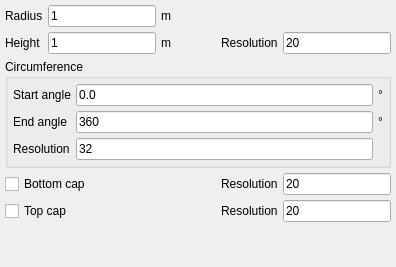
         <widget class="QWidget" name="cylinder_procedural">
          <layout class="QGridLayout" name="gridLayout_36">
           <property name="leftMargin">
            <number>5</number>
           </property>
           <property name="topMargin">
            <number>5</number>
           </property>
           <property name="rightMargin">
            <number>5</number>
           </property>
           <property name="bottomMargin">
            <number>5</number>
           </property>
           <property name="spacing">
            <number>5</number>
           </property>
           <item row="0" column="0">
            <widget class="QLabel" name="label_133">
             <property name="text">
              <string>Radius</string>
             </property>
            </widget>
           </item>
           <item row="1" column="1">
            <widget class="LineEdit" name="lineedit_cylinder_procedural_height">
             <property name="text">
              <string>1</string>
             </property>
            </widget>
           </item>
           <item row="1" column="0">
            <widget class="QLabel" name="label_134">
             <property name="text">
              <string>Height</string>
             </property>
            </widget>
           </item>
           <item row="3" column="5">
            <widget class="LineEdit" name="lineedit_cylinder_procedural_bottomresolution">
             <property name="text">
              <string>20</string>
             </property>
            </widget>
           </item>
           <item row="4" column="5">
            <widget class="LineEdit" name="lineedit_cylinder_procedural_topresolution">
             <property name="text">
              <string>20</string>
             </property>
            </widget>
           </item>
           <item row="4" column="4">
            <widget class="QLabel" name="label_314">
             <property name="text">
              <string>Resolution</string>
             </property>
            </widget>
           </item>
           <item row="3" column="4">
            <widget class="QLabel" name="label_310">
             <property name="text">
              <string>Resolution</string>
             </property>
            </widget>
           </item>
           <item row="1" column="5">
            <widget class="LineEdit" name="lineedit_cylinder_procedural_heightresolution">
             <property name="text">
              <string>20</string>
             </property>
            </widget>
           </item>
           <item row="2" column="0" colspan="6">
            <widget class="QGroupBox" name="groupBox">
             <property name="title">
              <string>Circumference</string>
             </property>
             <layout class="QGridLayout" name="gridLayout_35">
              <property name="leftMargin">
               <number>5</number>
              </property>
              <property name="topMargin">
               <number>5</number>
              </property>
              <property name="rightMargin">
               <number>5</number>
              </property>
              <property name="bottomMargin">
               <number>5</number>
              </property>
              <property name="spacing">
               <number>5</number>
              </property>
              <item row="0" column="0">
               <widget class="QLabel" name="label_311">
                <property name="text">
                 <string>Start angle</string>
                </property>
               </widget>
              </item>
              <item row="1" column="0">
               <widget class="QLabel" name="label_312">
                <property name="text">
                 <string>End angle</string>
                </property>
               </widget>
              </item>
              <item row="1" column="3">
               <widget class="QLabel" name="label_318">
                <property name="text">
                 <string>°</string>
                </property>
               </widget>
              </item>
              <item row="0" column="3">
               <widget class="QLabel" name="label_317">
                <property name="text">
                 <string>°</string>
                </property>
               </widget>
              </item>
              <item row="2" column="0">
               <widget class="QLabel" name="label_313">
                <property name="text">
                 <string>Resolution</string>
                </property>
               </widget>
              </item>
              <item row="2" column="1">
               <widget class="LineEdit" name="lineedit_cylinder_procedural_circumferenceresolution">
                <property name="text">
                 <string>32</string>
                </property>
               </widget>
              </item>
              <item row="1" column="1">
               <widget class="LineEdit" name="lineedit_cylinder_procedural_circumferenceendangle">
                <property name="text">
                 <string>360</string>
                </property>
               </widget>
              </item>
              <item row="0" column="1">
               <widget class="LineEdit" name="lineedit_cylinder_procedural_circumferencestartangle">
                <property name="text">
                 <string>0.0</string>
                </property>
               </widget>
              </item>
             </layout>
            </widget>
           </item>
           <item row="4" column="0" colspan="2">
            <widget class="CheckBox" name="checkbox_cylinder_procedural_topcap">
             <property name="text">
              <string>Top cap</string>
             </property>
            </widget>
           </item>
           <item row="3" column="0" colspan="2">
            <widget class="CheckBox" name="checkbox_cylinder_procedural_bottomcap">
             <property name="text">
              <string>Bottom cap</string>
             </property>
            </widget>
           </item>
           <item row="1" column="4">
            <widget class="QLabel" name="label_309">
             <property name="text">
              <string>Resolution</string>
             </property>
            </widget>
           </item>
           <item row="1" column="2">
            <widget class="QLabel" name="label_315">
             <property name="text">
              <string>m</string>
             </property>
            </widget>
           </item>
           <item row="0" column="1">
            <widget class="LineEdit" name="lineedit_cylinder_procedural_radius">
             <property name="text">
              <string>1</string>
             </property>
            </widget>
           </item>
           <item row="0" column="2">
            <widget class="QLabel" name="label_316">
             <property name="text">
              <string>m</string>
             </property>
            </widget>
           </item>
           <item row="5" column="0">
            <spacer name="verticalSpacer_58">
             <property name="orientation">
              <enum>Qt::Vertical</enum>
             </property>
             <property name="sizeHint" stdset="0">
              <size>
               <width>20</width>
               <height>40</height>
              </size>
             </property>
            </spacer>
           </item>
           <item row="1" column="3">
            <spacer name="horizontalSpacer_4">
             <property name="orientation">
              <enum>Qt::Horizontal</enum>
             </property>
             <property name="sizeHint" stdset="0">
              <size>
               <width>40</width>
               <height>20</height>
              </size>
             </property>
            </spacer>
           </item>
          </layout>
         </widget>
